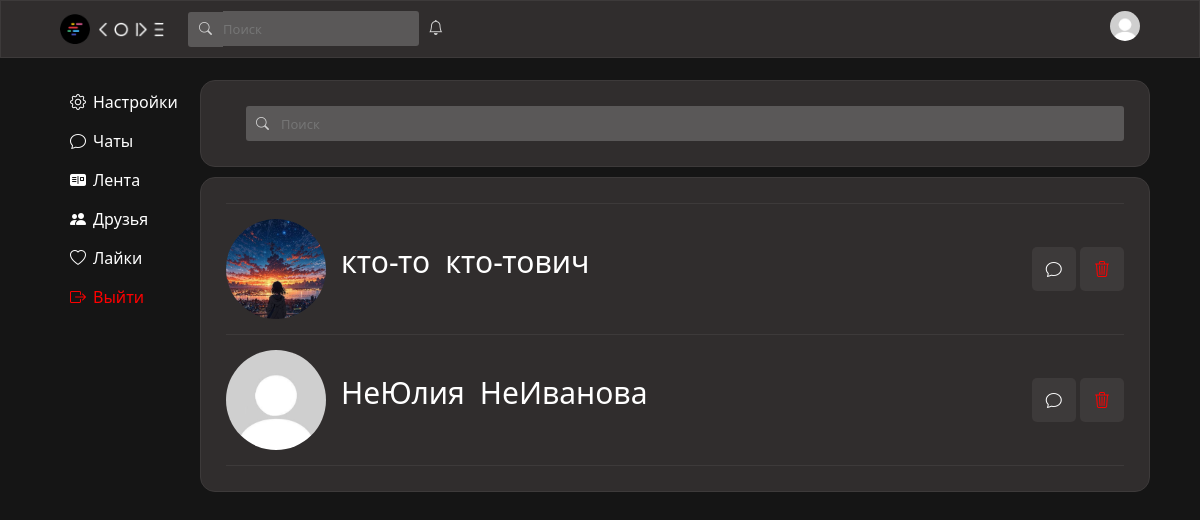
The page /friends (signed in) on the database its author committed.
### data/users.py (models this page shows, shortened)
class User(SqlAlchemyBase, UserMixin, SerializerMixin):
    __tablename__ = "users"
    id = sqlalchemy.Column(sqlalchemy.Integer, primary_key=True, autoincrement=True)
    surname = sqlalchemy.Column(sqlalchemy.String)
    name = sqlalchemy.Column(sqlalchemy.String)
    age = sqlalchemy.Column(sqlalchemy.Integer)
    city = sqlalchemy.Column(sqlalchemy.String)
    email = sqlalchemy.Column(sqlalchemy.String, unique=True)
    hashed_password = sqlalchemy.Column(sqlalchemy.String)
    post_ids = sqlalchemy.Column(sqlalchemy.String)
    comment_ids = sqlalchemy.Column(sqlalchemy.String)
    post_like_ids = sqlalchemy.Column(sqlalchemy.String)
    post_like_guide_category_ids = sqlalchemy.Column(sqlalchemy.String)
    post_like_ideas_category_ids = sqlalchemy.Column(sqlalchemy.String)
    post_like_mems_category_ids = sqlalchemy.Column(sqlalchemy.String)
    post_like_common_category_ids = sqlalchemy.Column(sqlalchemy.String)
    friends_ids = sqlalchemy.Column(sqlalchemy.String)
    friends_requests = sqlalchemy.Column(sqlalchemy.String)
    own_requests = sqlalchemy.Column(sqlalchemy.String)
    chats_ids = sqlalchemy.Column(sqlalchemy.String)
    img_profile = sqlalchemy.Column(sqlalchemy.String)
    img_avatar = sqlalchemy.Column(sqlalchemy.String)
    sex = sqlalchemy.Column(sqlalchemy.String)
    blocked_users = sqlalchemy.Column(sqlalchemy.String)
    private_chat_ids = sqlalchemy.Column(sqlalchemy.String)
    modified_date = sqlalchemy.Column(sqlalchemy.DateTime, default=datetime.datetime.now)
    comments = orm.relationship("Comments", back_populates='user')
    posts = orm.relationship("Posts", back_populates='user')

### server.py (the view)
@app.route('/friends', methods=['POST', 'GET'])
def friends():
    if not current_user.is_authenticated:
        return redirect("/")
    form = SerchUserForm()
    if form.validate_on_submit():
        return redirect(f"/id/{form.serch_user_id.data}")
    db_sess = db_session.create_session()
    friend_requests = current_user.friends_requests
    friends_from_request = []
    if friend_requests:
        for i in friend_requests.split(","):
            friends_from_request.append(db_sess.query(User).filter(User.id == int(i)).first())
    friends = []
    if current_user.friends_ids:
        for i in current_user.friends_ids.split(","):
            friend = db_sess.query(User).get(int(i))
            if friend:
                friends.append(friend)
    user_friends = []
    for i in friends:
        chat_id = 0
        user = i
        if current_user.private_chat_ids and user.private_chat_ids:
            cur_chat_ids = current_user.private_chat_ids.split(",")
            user_chat_ids = user.private_chat_ids.split(",")
            print(user_chat_ids)
            print(cur_chat_ids)
            chat = db_sess.query(PrivateChat).filter(
            and_(
            PrivateChat.private_chat_with_friend == True,
            PrivateChat.id.in_(cur_chat_ids),
            PrivateChat.id.in_(user_chat_ids)
            )
            ).first()
            if chat:
                chat_id = chat.id
        if chat_id > 0:
            user_friends.append(SupportFriend(i, chat_id))
    html = f.render_template(r"friends.html",
                            form=form,
                            ClientId = f'/id/{current_user.id}',
                            friends=user_friends,
                            friends_from_request = friends_from_request,
                            seeFilter = False)
    return html

### forms/serch_user.py
class SerchUserForm(FlaskForm):
    serch_user_id = StringField()

### data/db_session.py (called while the page is built)
def create_session() -> Session:
    global __factory
    return __factory()

### server.py (called while the page is built)
@login_manager.user_loader
def load_user(user_id):
    db_sess = db_session.create_session()
    return db_sess.query(User).get(user_id)

### templates/friends.html (shortened to what this page needs)
{% extends "base.html" %}
{% block content %}
                <div class="search-friends-div">
                    <form style="width: 100%; display: flex; flex-direction: row;" class="serch-form" method="post" id="friend-form">
                        <i class="bi bi-search serch-img"></i><input class="serch friends-serch" type="text" placeholder="Поиск">
                    </form>
                </div>
                <div class="friends-div">
                    {% for i in friends %}
                        <div class="friend-info">
                            <div class="avatar-and-name-friend">
                                <div class="friend-avatar-box">
                                    <a href="/id/{{i.friend.id}}"><img class="friend-avatar" {% if i.friend.img_avatar %} src="{{i.friend.img_avatar}}" {% else %} src="../static/img/avatar.jpg" {% endif %} alt=""></a>
                                </div>
                                <p class="name-friend">{{i.friend.name}}</p><p class="name-friend">{{i.friend.surname}}</p>
                            </div>
                            <div class="block-with-buttons-actFriend">
                                <a href="/private_chat/{{i.chat_id}}"><div data-tooltip="Написать" class="button-act-with-friend"><i class="bi bi-chat"></i></div></a>
                                <a id="del-friend" data-friend_id="{{i.friend.id}}"><div data-tooltip="Удалить из друзей" class="button-act-with-friend trash-friend-button"><i class="bi bi-trash3"></i></div></a>
                            </div>
                        </div>
                    {% endfor %}
                </div>
{% endblock %}

### static/css/style.css (style rules this page uses)
body { background-color: #151515; }
.serch-form { display: inline-block; }
.serch { box-sizing: border-box; border: none; background-color: #5a5858; color: lightgray; outline: 0; border-radius: 0px 3px 3px 0px; height: 35px; font-size: 13px; }
.serch-img { position: relative; display: inline-block; background-color: #5a5858; color: lightgray; border-radius: 3px 0px 0px 3px; height: 35px; width: 35px; text-align: center; line-height: 35px; font-size: 13px; margin-left: 20px; }
.search-friends-div { width: 950px; background-color: #302d2d; border: 1px solid #3d3a3a; border-radius: 15px; margin-top: 10px; padding: 25px; }
.friends-serch { width: 100%; }
.friends-div { width: 950px; background-color: #302d2d; border: 1px solid #3d3a3a; border-radius: 15px; margin-top: 10px; padding: 25px; }
.friend-info { display: flex; flex-direction: row; justify-content: space-between; border-top: 1px solid #3d3a3a; padding: 15px 0; width: 100%; align-items: center; }
.friend-info:last-child { border-bottom: 1px solid #3d3a3a; }
.friend-avatar-box { position: relative; overflow:hidden; width:100px; height:100px; border-radius: 50%; }
.friend-avatar { position: absolute; top:50%; left:50%; transform:translate(-50%,-50%); width:100px; height:100px; object-fit:cover; }
.name-friend { display: inline-block; font-size: 30px; max-width: 225px; overflow: hidden; white-space: nowrap; color: white; padding-left: 15px; }
.button-act-with-friend { display: inline-block; color: white; background-color: #3d3a3a; padding: 10px 14px; border-radius: 5px; }
.trash-friend-button { color: red; }
.block-with-buttons-actFriend { width: 200px; text-align: right; }
.avatar-and-name-friend { display: flex; flex-direction: row; align-items: center; }
[data-tooltip] { position: relative; }

### rows shown on the page
User: friend.name "кто-то", friend.surname "кто-тович"
User: friend.name "НеЮлия", friend.surname "НеИванова"
